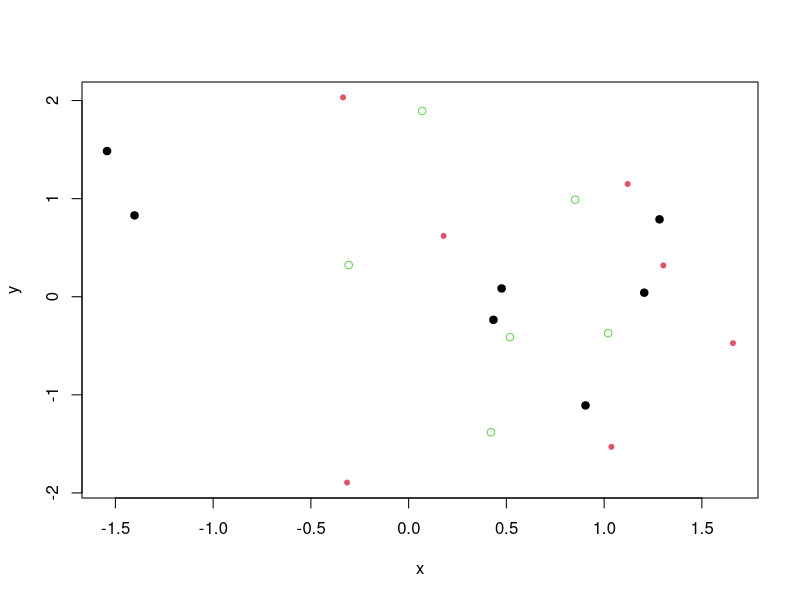
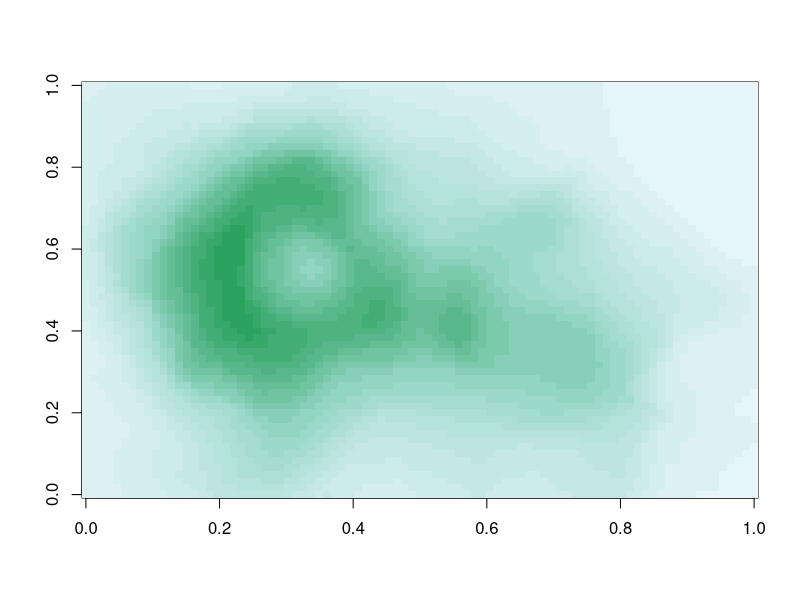
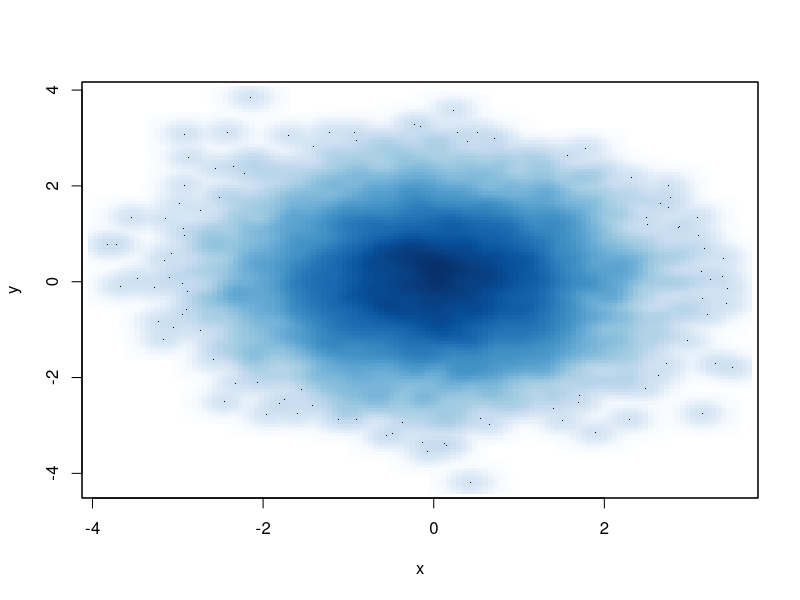
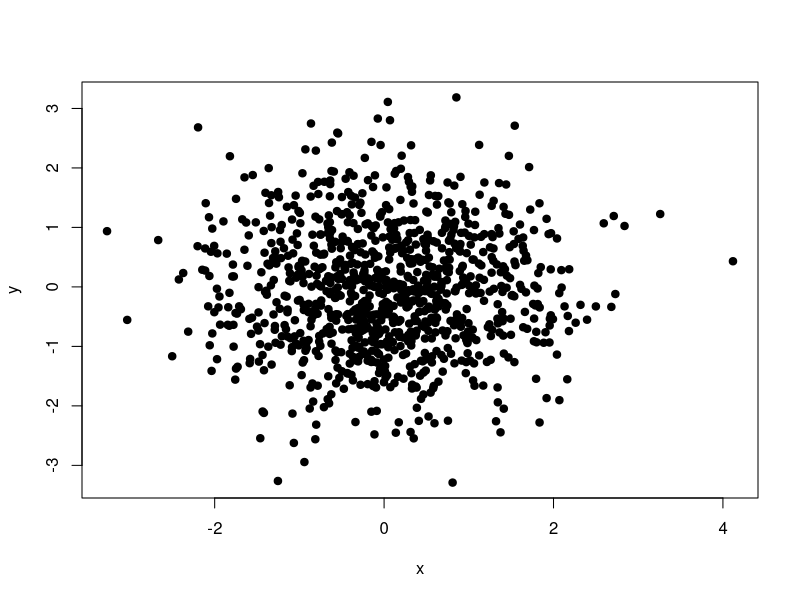

Reproduce these figures in R, in order.
## ---- chunk 1
knitr::opts_chunk$set(echo = TRUE)

## ---- chunk 2

x <- rnorm(20)
y <- rnorm(20)
df <- data.frame(x=x, y=y)
head(df)

plot(df, col=c(1,2,3), pch=c(19, 20, 21))
## ---- chunk 3
heat.colors(2)
topo.colors(2)
## ---- chunk 4
head(colors())
tail(colors())
## ---- chunk 5
pal <- colorRamp(c("red","blue"))
pal(0)     # red  - one end of the avaialble palette
pal(1)     # blue - other end 
pal(0.5)   # 1/2 red, 1/2 blue -- green!
pal(0.25)  # more red than blue

pal(seq(0,1, len=10))  # fading from red to blue over 10 iterations.
## ---- chunk 6
pal2 <- colorRampPalette(c("red", "yellow"))
pal2(2)
print('now select 10, ranging from red to yellow')
pal2(10)
## ---- chunk 7
library(RColorBrewer)
cols <- brewer.pal(3, "BuGn")
cols
pal <- colorRampPalette(cols)
image(volcano, col=pal(20))
## ---- chunk 8
x <- rnorm(10000)
y <- rnorm(10000)
smoothScatter(x,y)
## ---- chunk 9
x <- rnorm(1000)
y <- rnorm(1000)

plot(x,y, col=rgb(0,0,0,1), pch=19)

